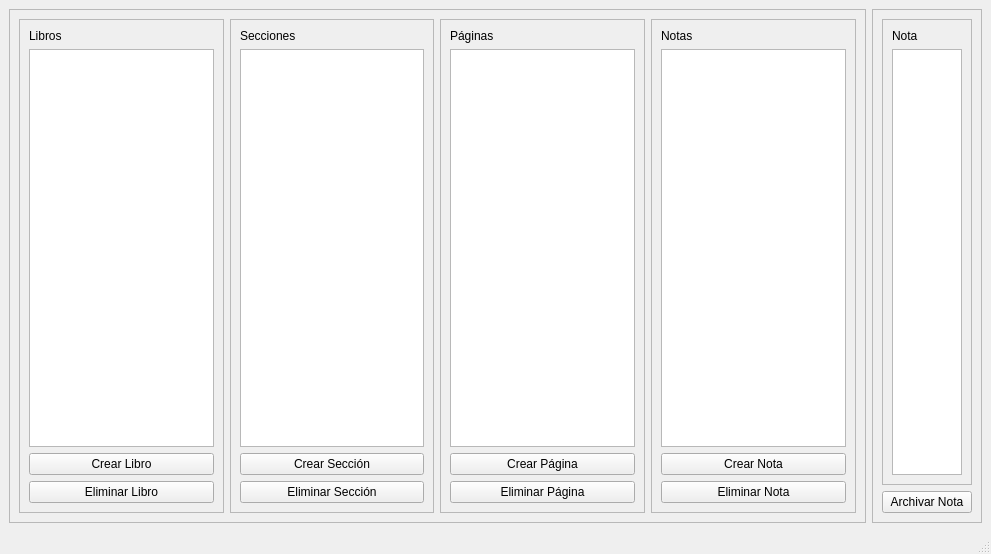
<?xml version="1.0" encoding="UTF-8"?>
<ui version="4.0">
 <class>MainWindow</class>
 <widget class="QMainWindow" name="MainWindow">
  <property name="geometry">
   <rect>
    <x>0</x>
    <y>0</y>
    <width>991</width>
    <height>554</height>
   </rect>
  </property>
  <property name="windowTitle">
   <string>MainWindow</string>
  </property>
  <widget class="QWidget" name="centralwidget">
   <layout class="QHBoxLayout" name="horizontalLayout">
    <item>
     <widget class="QFrame" name="frame">
      <property name="frameShape">
       <enum>QFrame::StyledPanel</enum>
      </property>
      <property name="frameShadow">
       <enum>QFrame::Raised</enum>
      </property>
      <layout class="QHBoxLayout" name="horizontalLayout_2">
       <item>
        <widget class="QFrame" name="frame_3">
         <property name="frameShape">
          <enum>QFrame::StyledPanel</enum>
         </property>
         <property name="frameShadow">
          <enum>QFrame::Raised</enum>
         </property>
         <layout class="QVBoxLayout" name="verticalLayout">
          <item>
           <widget class="QLabel" name="lbl_libros">
            <property name="text">
             <string>Libros</string>
            </property>
           </widget>
          </item>
          <item>
           <widget class="QListView" name="lv_libros"/>
          </item>
          <item>
           <widget class="QPushButton" name="pb_crearLibro">
            <property name="text">
             <string>Crear Libro</string>
            </property>
           </widget>
          </item>
          <item>
           <widget class="QPushButton" name="pb_eliminarLibro">
            <property name="text">
             <string>Eliminar Libro</string>
            </property>
           </widget>
          </item>
         </layout>
        </widget>
       </item>
       <item>
        <widget class="QFrame" name="f_secciones">
         <property name="enabled">
          <bool>true</bool>
         </property>
         <property name="frameShape">
          <enum>QFrame::StyledPanel</enum>
         </property>
         <property name="frameShadow">
          <enum>QFrame::Raised</enum>
         </property>
         <layout class="QVBoxLayout" name="verticalLayout_2">
          <item>
           <widget class="QLabel" name="lbl_secciones">
            <property name="text">
             <string>Secciones</string>
            </property>
           </widget>
          </item>
          <item>
           <widget class="QListView" name="lv_secciones"/>
          </item>
          <item>
           <widget class="QPushButton" name="pb_crearSeccion">
            <property name="text">
             <string>Crear Sección</string>
            </property>
           </widget>
          </item>
          <item>
           <widget class="QPushButton" name="pb_eliminarSeccion">
            <property name="text">
             <string>Eliminar Sección</string>
            </property>
           </widget>
          </item>
         </layout>
        </widget>
       </item>
       <item>
        <widget class="QFrame" name="f_paginas">
         <property name="enabled">
          <bool>true</bool>
         </property>
         <property name="frameShape">
          <enum>QFrame::StyledPanel</enum>
         </property>
         <property name="frameShadow">
          <enum>QFrame::Raised</enum>
         </property>
         <layout class="QVBoxLayout" name="verticalLayout_3">
          <item>
           <widget class="QLabel" name="lbl_paginas">
            <property name="text">
             <string>Páginas</string>
            </property>
           </widget>
          </item>
          <item>
           <widget class="QListView" name="lv_paginas"/>
          </item>
          <item>
           <widget class="QPushButton" name="pb_crearPagina">
            <property name="text">
             <string>Crear Página</string>
            </property>
           </widget>
          </item>
          <item>
           <widget class="QPushButton" name="pb_eliminarPagina">
            <property name="text">
             <string>Eliminar Página</string>
            </property>
           </widget>
          </item>
         </layout>
        </widget>
       </item>
       <item>
        <widget class="QFrame" name="f_notass">
         <property name="frameShape">
          <enum>QFrame::StyledPanel</enum>
         </property>
         <property name="frameShadow">
          <enum>QFrame::Raised</enum>
         </property>
         <layout class="QVBoxLayout" name="verticalLayout_6">
          <item>
           <widget class="QLabel" name="lbl_notass">
            <property name="text">
             <string>Notas</string>
            </property>
           </widget>
          </item>
          <item>
           <widget class="QListView" name="lv_notass"/>
          </item>
          <item>
           <widget class="QPushButton" name="pushButton">
            <property name="text">
             <string>Crear Nota</string>
            </property>
           </widget>
          </item>
          <item>
           <widget class="QPushButton" name="pushButton_2">
            <property name="text">
             <string>Eliminar Nota</string>
            </property>
           </widget>
          </item>
         </layout>
        </widget>
       </item>
      </layout>
     </widget>
    </item>
    <item>
     <widget class="QFrame" name="q_frameNota">
      <property name="frameShape">
       <enum>QFrame::StyledPanel</enum>
      </property>
      <property name="frameShadow">
       <enum>QFrame::Raised</enum>
      </property>
      <layout class="QVBoxLayout" name="verticalLayout_4">
       <item>
        <widget class="QFrame" name="f_nota">
         <property name="frameShape">
          <enum>QFrame::StyledPanel</enum>
         </property>
         <property name="frameShadow">
          <enum>QFrame::Raised</enum>
         </property>
         <layout class="QVBoxLayout" name="verticalLayout_5">
          <item>
           <widget class="QLabel" name="lbl_nota">
            <property name="text">
             <string>Nota</string>
            </property>
           </widget>
          </item>
          <item>
           <widget class="QTextEdit" name="txt_nota"/>
          </item>
         </layout>
        </widget>
       </item>
       <item>
        <widget class="QPushButton" name="pb_archivar">
         <property name="text">
          <string>Archivar Nota</string>
         </property>
        </widget>
       </item>
      </layout>
     </widget>
    </item>
   </layout>
  </widget>
  <widget class="QStatusBar" name="statusbar"/>
 </widget>
 <resources/>
 <connections/>
</ui>
